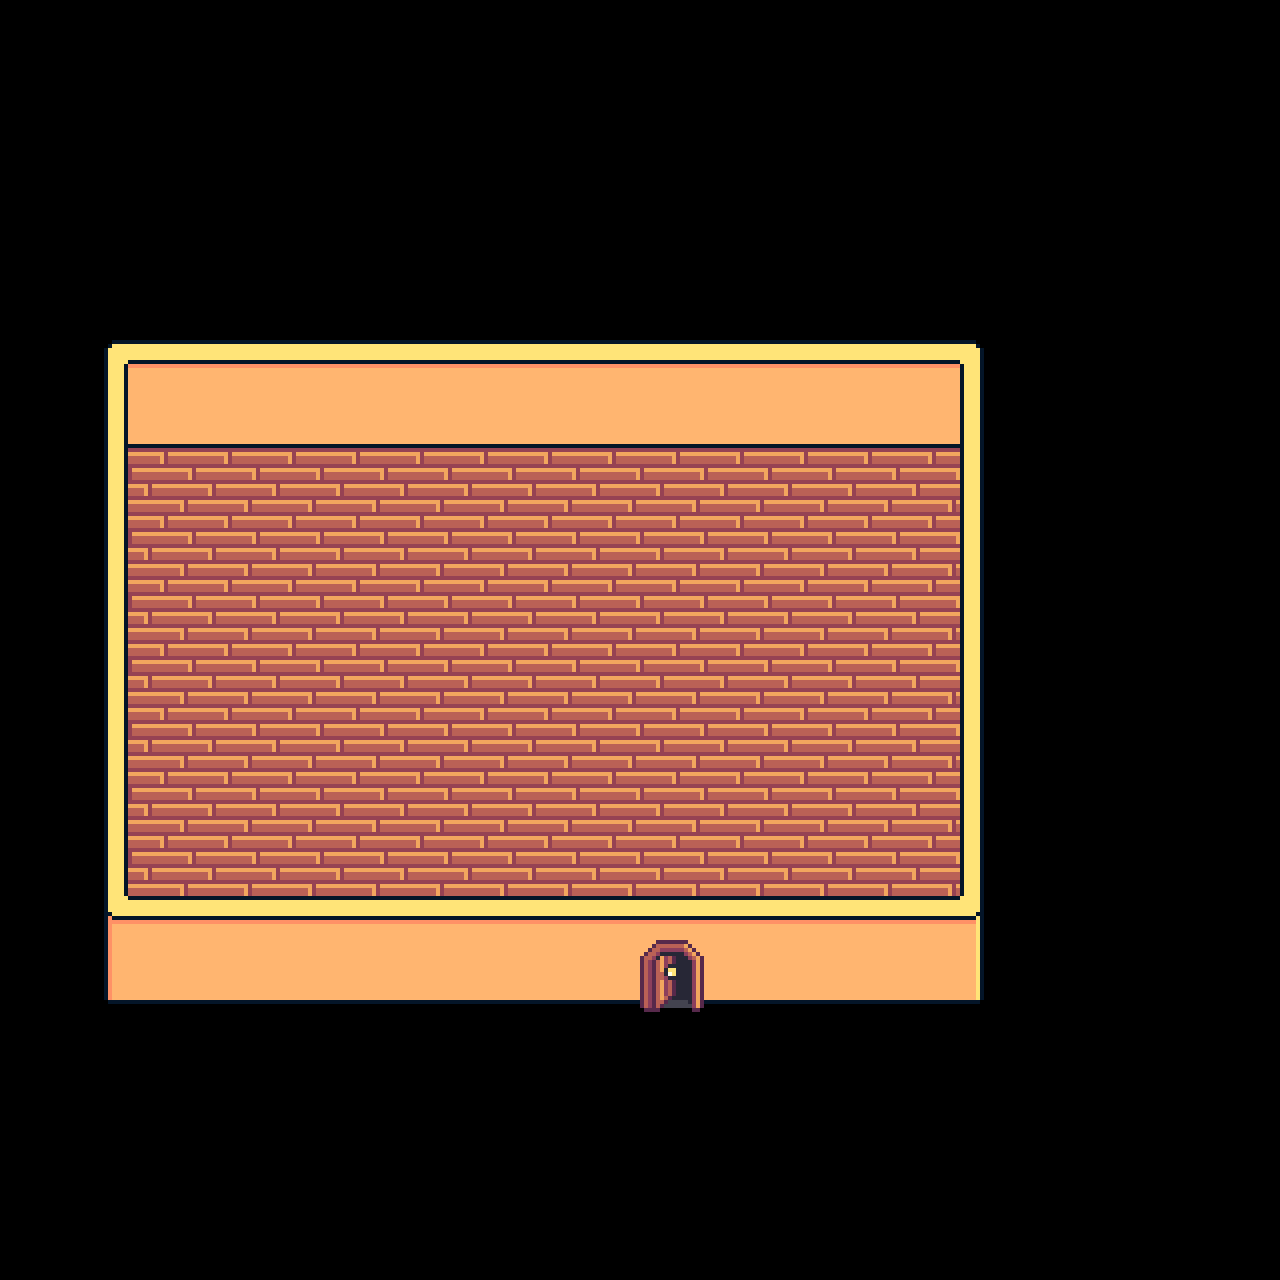

Below is a game level as drawn by its tile map, then a one-line description and the .tmx file that defines it, in full:
An orthogonal 20x20 tile map with 64x64 px tiles, 3 tile layers (Floor, Inside, Furniture) and 2 objects (Trigger, Position).

<map version="1.9" tiledversion="1.9.2" orientation="orthogonal" renderorder="right-down" width="20" height="20" tilewidth="64" tileheight="64" infinite="0" nextlayerid="6" nextobjectid="4">
 <tileset firstgid="1" source="../TSX/tilesetTest.tsx" />
 <layer id="2" name="Floor" width="20" height="20">
  <data encoding="csv">
0,0,0,0,0,0,0,0,0,0,0,0,0,0,0,0,0,0,0,0,
0,0,0,0,0,0,0,0,0,0,0,0,0,0,0,0,0,0,0,0,
0,0,0,0,0,0,0,0,0,0,0,0,0,0,0,0,0,0,0,0,
0,0,0,0,0,0,0,0,0,0,0,0,0,0,0,0,0,0,0,0,
0,0,0,0,0,0,0,0,0,0,0,0,0,0,0,0,0,0,0,0,
0,0,0,0,0,0,0,0,0,0,0,0,0,0,0,0,0,0,0,0,
0,0,0,0,0,0,0,0,0,0,0,0,0,0,0,0,0,0,0,0,
0,0,38,38,38,38,38,38,38,38,38,38,38,38,38,0,0,0,0,0,
0,0,38,38,38,38,38,38,38,38,38,38,38,38,38,0,0,0,0,0,
0,0,38,38,38,38,38,38,38,38,38,38,38,38,38,0,0,0,0,0,
0,0,38,38,38,38,38,38,38,38,38,38,38,38,38,0,0,0,0,0,
0,0,38,38,38,38,38,38,38,38,38,38,38,38,38,0,0,0,0,0,
0,0,38,38,38,38,38,38,38,38,38,38,38,38,38,0,0,0,0,0,
0,0,38,38,38,38,38,38,38,38,38,38,38,38,38,0,0,0,0,0,
0,0,0,0,0,0,0,0,0,0,0,0,0,0,0,0,0,0,0,0,
0,0,0,0,0,0,0,0,0,0,0,0,0,0,0,0,0,0,0,0,
0,0,0,0,0,0,0,0,0,0,0,0,0,0,0,0,0,0,0,0,
0,0,0,0,0,0,0,0,0,0,0,0,0,0,0,0,0,0,0,0,
0,0,0,0,0,0,0,0,0,0,0,0,0,0,0,0,0,0,0,0,
0,0,0,0,0,0,0,0,0,0,0,0,0,0,0,0,0,0,0,0
</data>
 </layer>
 <layer id="1" name="Inside" width="20" height="20">
  <data encoding="csv">
0,0,0,0,0,0,0,0,0,0,0,0,0,0,0,0,0,0,0,0,
0,0,0,0,0,0,0,0,0,0,0,0,0,0,0,0,0,0,0,0,
0,0,0,0,0,0,0,0,0,0,0,0,0,0,0,0,0,0,0,0,
0,0,0,0,0,0,0,0,0,0,0,0,0,0,0,0,0,0,0,0,
0,0,0,0,0,0,0,0,0,0,0,0,0,0,0,0,0,0,0,0,
0,1,2,2,2,2,2,2,2,2,2,2,2,2,2,3,0,0,0,0,
0,8,9,9,9,9,9,9,9,9,9,9,9,9,9,10,0,0,0,0,
0,8,0,0,0,0,0,0,0,0,0,0,0,0,0,17,0,0,0,0,
0,15,0,0,0,0,0,0,0,0,0,0,0,0,0,17,0,0,0,0,
0,15,0,0,0,0,0,0,0,0,0,0,0,0,0,17,0,0,0,0,
0,15,0,0,0,0,0,0,0,0,0,0,0,0,0,17,0,0,0,0,
0,15,0,0,0,0,0,0,0,0,0,0,0,0,0,17,0,0,0,0,
0,15,0,0,0,0,0,0,0,0,0,0,0,0,0,17,0,0,0,0,
0,15,0,0,0,0,0,0,0,0,0,0,0,0,0,17,0,0,0,0,
0,22,23,23,23,23,23,23,23,23,23,23,23,23,23,24,0,0,0,0,
0,29,30,30,30,30,30,30,30,30,30,30,30,30,30,31,0,0,0,0,
0,0,0,0,0,0,0,0,0,0,0,0,0,0,0,0,0,0,0,0,
0,0,0,0,0,0,0,0,0,0,0,0,0,0,0,0,0,0,0,0,
0,0,0,0,0,0,0,0,0,0,0,0,0,0,0,0,0,0,0,0,
0,0,0,0,0,0,0,0,0,0,0,0,0,0,0,0,0,0,0,0
</data>
 </layer>
 <layer id="3" name="Furniture" width="20" height="20">
  <data encoding="csv">
0,0,0,0,0,0,0,0,0,0,0,0,0,0,0,0,0,0,0,0,
0,0,0,0,0,0,0,0,0,0,0,0,0,0,0,0,0,0,0,0,
0,0,0,0,0,0,0,0,0,0,0,0,0,0,0,0,0,0,0,0,
0,0,0,0,0,0,0,0,0,0,0,0,0,0,0,0,0,0,0,0,
0,0,0,0,0,0,0,0,0,0,0,0,0,0,0,0,0,0,0,0,
0,0,0,0,0,0,0,0,0,0,0,0,0,0,0,0,0,0,0,0,
0,0,0,0,0,0,0,0,0,0,0,0,0,0,0,0,0,0,0,0,
0,0,0,0,0,0,0,0,0,0,0,0,0,0,0,0,0,0,0,0,
0,0,0,0,0,0,0,0,0,0,0,0,0,0,0,0,0,0,0,0,
0,0,0,0,0,0,0,0,0,0,0,0,0,0,0,0,0,0,0,0,
0,0,0,0,0,0,0,0,0,0,0,0,0,0,0,0,0,0,0,0,
0,0,0,0,0,0,0,0,0,0,0,0,0,0,0,0,0,0,0,0,
0,0,0,0,0,0,0,0,0,0,0,0,0,0,0,0,0,0,0,0,
0,0,0,0,0,0,0,0,0,0,0,0,0,0,0,0,0,0,0,0,
0,0,0,0,0,0,0,0,0,0,4,0,0,0,0,0,0,0,0,0,
0,0,0,0,0,0,0,0,0,0,11,0,0,0,0,0,0,0,0,0,
0,0,0,0,0,0,0,0,0,0,0,0,0,0,0,0,0,0,0,0,
0,0,0,0,0,0,0,0,0,0,0,0,0,0,0,0,0,0,0,0,
0,0,0,0,0,0,0,0,0,0,0,0,0,0,0,0,0,0,0,0,
0,0,0,0,0,0,0,0,0,0,0,0,0,0,0,0,0,0,0,0
</data>
 </layer>
 <objectgroup id="4" name="Triggers">
  <object id="1" name="Exit_Door" class="Trigger" x="640" y="832.5" width="63.75" height="63.75" />
 </objectgroup>
 <objectgroup id="5" name="Player">
  <object id="3" name="Player" class="Position" x="669.25" y="861.75">
   <point />
  </object>
 </objectgroup>
</map>